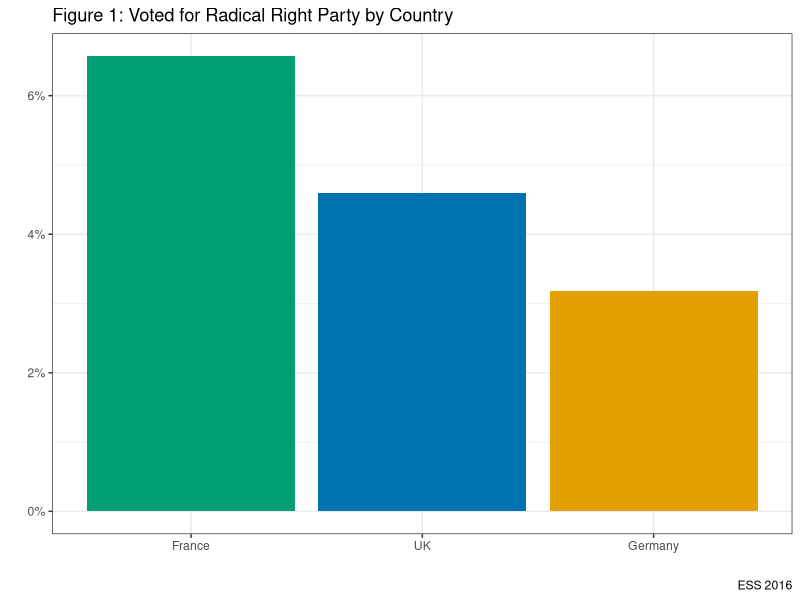

Reproduce this figure in R. (Note: this script raises an error after producing the figure.)
# In the lecture, we introduced theories about who votes for the radical right

# In this lab, we're going to test some aspects of those theories with evidence from the ESS

ESS <- foreign::read.dta("data/ESS.dta", convert.factors=TRUE)
attach(ESS)
library(tidyverse)
options(warn = -1)

ESS %>% filter(!is.na(rright)) %>% count(rright) %>%
  mutate("%" = round(n/sum(n) * 100, digits=1)) %>%
  knitr::kable("pandoc", caption = "Voted for the Radical Right in European Democracies",
               col.names = c('Voted Radical Right', 'N', '%'), align="lccc")

#How does this vary by country?#

ESS %>% group_by(cntry) %>% filter(!is.na(rright)) %>%
     count(rright) %>% mutate("%" = round(n/sum(n) * 100, digits=1)) %>% filter(!rright =="no") %>% 
     knitr::kable("pandoc", caption = "Comparing Voting for Radical Right in European Democracies",
     col.names = c('Country', 'Voted Radical Right', 'N', '%'), align="cccc")


# Let's graph this to make the findings stand out a bit better

ESS %>% group_by(cntry) %>% filter(!is.na(rright)) %>%
  count(rright) %>% mutate(prop=prop.table(n*100)) %>%
  filter(!rright=="no") %>%
  ggplot(aes(x=reorder(cntry, -prop), y=prop, fill=cntry)) +
  geom_bar(stat="identity")+
  scale_fill_manual(values=c("#E69F00", "#009E73", "#0072B2"))+
  labs(x="", y="", title="Figure 1: Voted for Radical Right Party by Country", caption="ESS 2016")+
  scale_y_continuous(labels=scales::percent)+
  theme_bw()+
  guides(fill=FALSE)


# What is the age profile of voters for the radical right?

a <- ESS %>% filter(cntry %in% c("Germany", "France", "UK")) %>% 
             group_by(cntry) %>% 
             summarise(mean= mean(age, na.rm=T))
b <- ESS %>% filter(cntry %in% c("Germany", "France", "UK")) %>%
             group_by(cntry, rright) %>% summarise(avg_age_vt_rr= mean(age, na.rm=T)) %>% 
             filter(!is.na(rright), !rright=="no")

left_join(a, b, by = "cntry") %>% select(-rright) %>%
          knitr::kable("pandoc", caption = "Average Age of Population and Voters of Radical Right Parties in European Democracies",
          col.names = c('Country', 'Average Age Population', 'Average Age Voter Radical Right Party'), digits =1, align="cccc")

# What does this tell us about the age profile of voters for radical right parties?



# Let's look at the gender profile of radical right voters


c <- ESS %>% filter(cntry %in% c("Germany", "France", "UK")) %>%
  group_by(cntry) %>%
  count(gender) %>%
  mutate(perc_pop=n/sum(n)*100)


d <- ESS %>% ESS %>% filter(cntry %in% c("Germany", "France", "UK")) %>%
  group_by(cntry, gender) %>% filter(!is.na(rright)) %>%
  count(rright) %>% mutate(perc_vt_pp=n/sum(n)*100) %>%
  filter(!rright=="no") %>%
  select(-rright)

left_join(c, d, by=c("cntry", "gender")) %>% select(-n.x, -n.y) %>%
  knitr::kable("pandoc", caption = "Gender Balance in Population and Voters of Radical Right Parties in European Democracies",
               col.names = c('Country', 'Gender', 'Percentage Population', 'Percentage Voter of Radical Right Political Party'),
               digits =1, align="cccc") %>% print()

rm(a,b,c,d)


#Let's look at Education

ESS %>% group_by(educat) %>% filter(!is.na(rright), !is.na(educat)) %>%
  count(rright) %>% mutate(prop=prop.table(n*100)) %>%
  filter(!rright=="no") %>%
  ggplot(aes(x=educat, y=prop, fill=educat)) +
  geom_bar(stat="identity")+
  labs(x="", y="", title="Figure 2: Voting for the Radical Right by Education", caption="ESS 2016")+
  scale_y_continuous(labels=scales::percent)+
  theme_bw()+
  guides(fill=FALSE)

ESS %>% group_by(educat, cntry) %>% filter(!is.na(rright), !is.na(educat)) %>%
  count(rright) %>% mutate(prop=prop.table(n*100)) %>%
  filter(!rright=="no") %>%
  ggplot(aes(x=educat, y=prop, fill=educat)) +
  geom_bar(stat="identity")+
  facet_grid(~cntry)+
  labs(x="", y="", title="Figure 3: Voting for the Radical Right by Education and Country", caption="ESS 2016")+
  scale_y_continuous(labels=scales::percent)+
  theme_bw()+
  guides(fill=FALSE)

#Let's look at what voters of the radical right think about government?

#Do voters of the radical right trust government?

ESS %>% group_by(ptrust) %>% filter(!is.na(rright), !is.na(ptrust)) %>%
  count(rright) %>% mutate(prop=prop.table(n*100)) %>%
  filter(!rright=="no") %>%
  ggplot(aes(x=ptrust, y=prop, fill=ptrust)) +
  geom_bar(stat="identity")+
  labs(x="", y="", title="Figure 4: Political Trust and Voting for the Radical Right", caption="ESS 2016")+
  scale_y_continuous(labels=scales::percent)+
  theme_bw()+
  guides(fill=FALSE)

ESS %>% group_by(ptrust, cntry) %>% filter(!is.na(rright), !is.na(ptrust)) %>%
  count(rright) %>% mutate(prop=prop.table(n*100)) %>%
  filter(!rright=="no") %>%
  ggplot(aes(x=ptrust, y=prop, fill=ptrust)) +
  geom_bar(stat="identity")+
  facet_grid(~cntry)+
  labs(x="", y="", title="Figure 5: Political Trust and Voting for the Radical Right", caption="ESS 2016")+
  scale_y_continuous(labels=scales::percent)+
  theme_bw()+
  guides(fill=FALSE)


# Trust in European Parliament

ESS %>% group_by(tr_ep) %>% filter(!is.na(rright), !is.na(tr_ep)) %>%
  count(rright) %>% mutate(prop=prop.table(n*100)) %>%
  filter(!rright=="no") %>%
  ggplot(aes(x=tr_ep, y=prop, fill=tr_ep)) +
  geom_bar(stat="identity")+
  labs(x="", y="", title="Figure 6: Trust in the European Parliament and Voting for the Radical Right", caption="ESS 2016")+
  scale_y_continuous(labels=scales::percent)+
  theme_bw()+
  guides(fill=FALSE)

ESS %>% group_by(tr_ep, cntry) %>% filter(!is.na(rright), !is.na(tr_ep)) %>%
  count(rright) %>% mutate(prop=prop.table(n*100)) %>%
  filter(!rright=="no") %>%
  ggplot(aes(x=tr_ep, y=prop, fill=tr_ep)) +
  geom_bar(stat="identity")+
  facet_grid(~cntry)+
  labs(x="", y="", title="Figure 7: Trust in the European Parliament and Voting for the Radical Right", caption="ESS 2016")+
  scale_y_continuous(labels=scales::percent)+
  theme_bw()+
  guides(fill=FALSE)

# What can we conclude about voters for the radical right?
